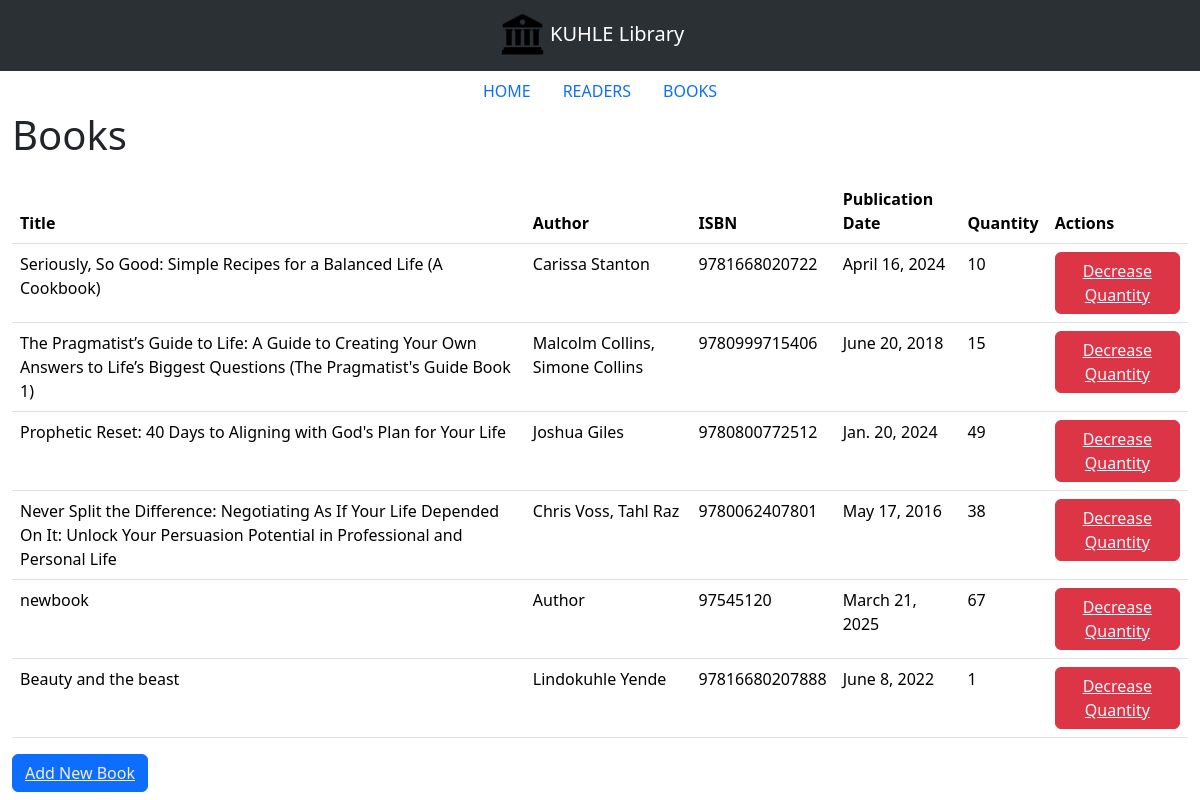
/books/, run on an earlier commit of the app's database.
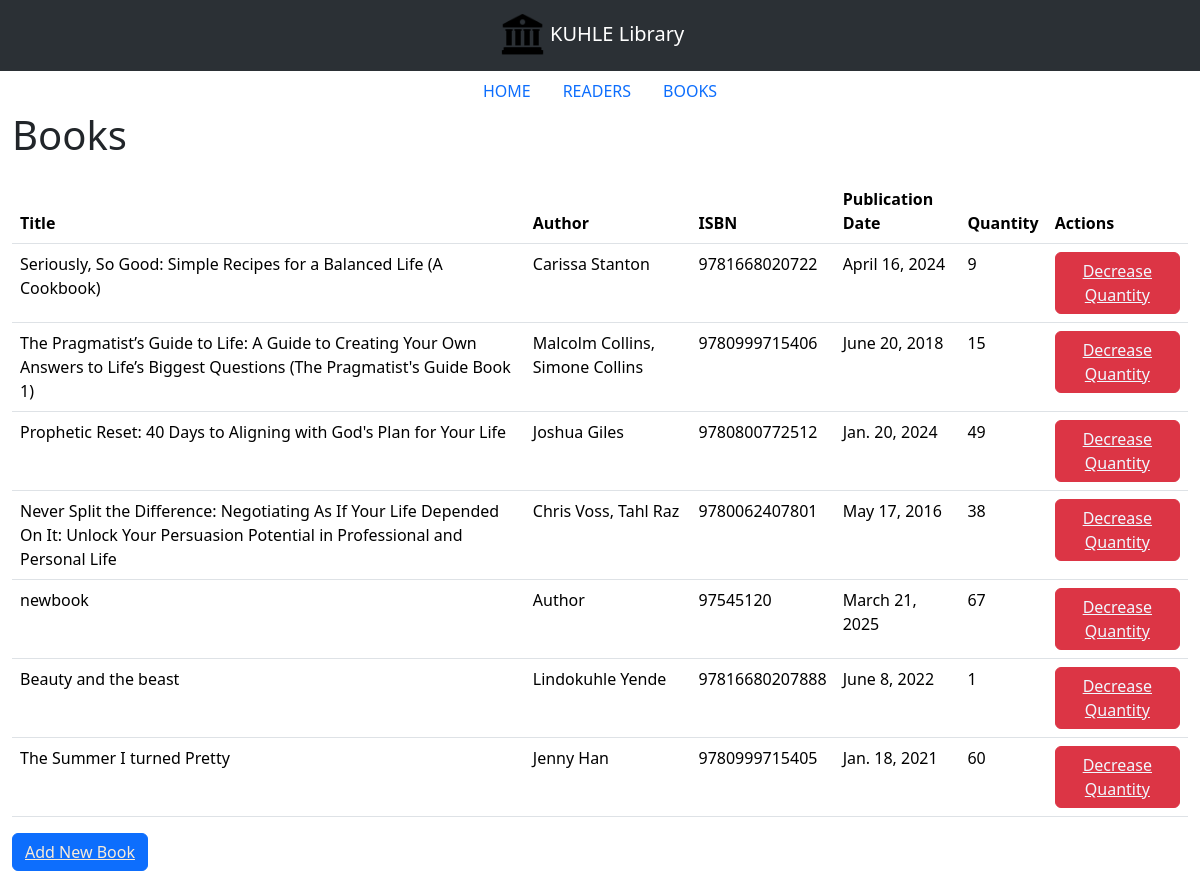
And on a later commit of the database.
### lims_app/models.py (models this page shows, shortened)
class Book(models.Model):
     title = models.CharField(max_length=200)
     author = models.CharField(max_length=100)
     isbn = models.CharField(max_length=13, unique=True)
     publication_date = models.DateField()
     quantity = models.PositiveIntegerField()

### lims_app/views.py (the view)
# urls.py: path('books/', book_list, name='book_list'),
def book_list(request):
    books = Book.objects.all()  # Query all books
    return render(request, 'book_list.html', {'books': books})

### lims_app/templates/book_list.html
<!DOCTYPE html>
{% extends "index.html" %}
{% load static %}
{% block main_content %}
<div class="container-fluid justify-content-center" id="book-list">
    <h1>Books</h1>
    <table class="table" style="margin-top: 20px;" >
        <thead>
            <tr>
                <th>Title</th>
                <th>Author</th>
                <th>ISBN</th>
                <th>Publication Date</th>
                <th>Quantity</th>
                <th>Actions</th>
            </tr>
        </thead>
        <tbody>
            {% for book in books %}
            <tr>
                <td>{{ book.title }}</td>
                <td>{{ book.author }}</td>
                <td>{{ book.isbn }}</td>
                <td>{{ book.publication_date }}</td>
                <td>{{ book.quantity }}</td>
                <td>
                    <button class="btn btn-danger"
                        style="color: aliceblue;">
                            <a href="{% url 'decrease_quantity' book.id %}" style="color: aliceblue;">Decrease Quantity</a>
                    </button>
                </td>
            </tr>
            {% empty %}
            <tr>
                <td colspan="5">No books available.</td>
            </tr>
            {% endfor %}
        </tbody>
    </table>
    <button class="btn btn-primary">
        <a href="{% url 'add_book' %}" style="color: antiquewhite;">Add New Book</a>
    </button>
</div>
{% endblock main_content %}

### lims_app/templates/index.html (shortened to what this page needs)
<!DOCTYPE html>
{% load static %}
<html lang="en">
<head>
    <link href="https://cdn.jsdelivr.net/npm/bootstrap@5.3.3/dist/css/bootstrap.min.css" rel="stylesheet"
>
</head>
<body>
    <nav class="navbar bg-body-tertiary navbar bg-primary" data-bs-theme="dark">
        <div class="container-fluid justify-content-center">
            <span class="navbar-brand mb-0 h1">
                <img src="{% static '/library_2.icon.png' %}" alt="LIMS" height="45">
                KUHLE Library
            </span>
        </div>
    </nav>
    <div class="container-fluid">
        <ul class="nav justify-content-center">
            <li class="nav-item">
                {% if current_tab == "home" %}
                    <a class="nav-link active" aria-current="page" href="/home">HOME</a>
                {% else%}
                    <a class="nav-link" aria-current="page" href="/home">HOME</a>
                {% endif%}
            </li>
            <li class="nav-item">
                {% if current_tab == "readers" %}
                    <a class="nav-link active" aria-current="page" href="/readers">READERS
                {% else%}
                    <a class="nav-link" aria-current="page" href="/readers">READERS</a>
                {% endif%}
            </li>
            <li>
                {% if current_tab == "books" %}
                    <a class="nav-link active" aria-current="page" href="/books">BOOKS</a>
                {% else%}
                    <a class="nav-link" aria-current="page" href="/books">BOOKS</a>
                {% endif%}
            </li>
        </ul>
    </div>
    {% block main_content %}
    {% endblock main_content%}
    </body>
</body>
</html>

What changed in the data, as far as the page shows it:
changed Book "Seriously, So Good: Simple Recipes for a Balanced Life (A Cookbook)": quantity "10" → "9"
added Book: title "The Summer I turned Pretty", author "Jenny Han", isbn "9780999715405", publication_date "Jan. 18, 2021", quantity "60"
